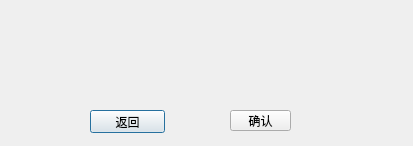
<?xml version="1.0" encoding="UTF-8"?>
<ui version="4.0">
 <class>chat</class>
 <widget class="QDialog" name="chat">
  <property name="geometry">
   <rect>
    <x>0</x>
    <y>0</y>
    <width>413</width>
    <height>146</height>
   </rect>
  </property>
  <property name="windowTitle">
   <string>Dialog</string>
  </property>
  <widget class="QPushButton" name="exitBtn">
   <property name="geometry">
    <rect>
     <x>90</x>
     <y>110</y>
     <width>75</width>
     <height>23</height>
    </rect>
   </property>
   <property name="text">
    <string>返回</string>
   </property>
  </widget>
  <widget class="QToolButton" name="FileSendBtn">
   <property name="geometry">
    <rect>
     <x>230</x>
     <y>110</y>
     <width>61</width>
     <height>21</height>
    </rect>
   </property>
   <property name="styleSheet">
    <string notr="true"/>
   </property>
   <property name="text">
    <string>确认</string>
   </property>
  </widget>
  <widget class="QLabel" name="label">
   <property name="geometry">
    <rect>
     <x>50</x>
     <y>50</y>
     <width>301</width>
     <height>20</height>
    </rect>
   </property>
   <property name="text">
    <string/>
   </property>
  </widget>
 </widget>
 <resources/>
 <connections/>
</ui>
